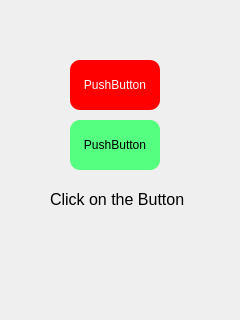
<?xml version="1.0" encoding="UTF-8"?>
<ui version="4.0">
 <class>MainWindow</class>
 <widget class="QMainWindow" name="MainWindow">
  <property name="geometry">
   <rect>
    <x>0</x>
    <y>0</y>
    <width>240</width>
    <height>320</height>
   </rect>
  </property>
  <property name="windowTitle">
   <string>MainWindow</string>
  </property>
  <widget class="QWidget" name="centralwidget">
   <widget class="QPushButton" name="btn1">
    <property name="geometry">
     <rect>
      <x>70</x>
      <y>60</y>
      <width>90</width>
      <height>50</height>
     </rect>
    </property>
    <property name="styleSheet">
     <string notr="true">background-color: rgb(255, 0, 0);
border-radius:10px;
padding:10px;
color:#ffffff;</string>
    </property>
    <property name="text">
     <string>PushButton</string>
    </property>
   </widget>
   <widget class="QPushButton" name="btn2">
    <property name="geometry">
     <rect>
      <x>70</x>
      <y>120</y>
      <width>90</width>
      <height>50</height>
     </rect>
    </property>
    <property name="styleSheet">
     <string notr="true">background-color: rgb(85, 255, 127);
border-radius:10px;
padding:10px;
</string>
    </property>
    <property name="text">
     <string>PushButton</string>
    </property>
   </widget>
   <widget class="QLabel" name="output">
    <property name="geometry">
     <rect>
      <x>50</x>
      <y>190</y>
      <width>134</width>
      <height>19</height>
     </rect>
    </property>
    <property name="text">
     <string>&lt;html&gt;&lt;head/&gt;&lt;body&gt;&lt;p align=&quot;center&quot;&gt;&lt;span style=&quot; font-size:12pt;&quot;&gt;Click on the Button&lt;/span&gt;&lt;/p&gt;&lt;/body&gt;&lt;/html&gt;</string>
    </property>
   </widget>
  </widget>
 </widget>
 <resources/>
 <connections/>
</ui>
